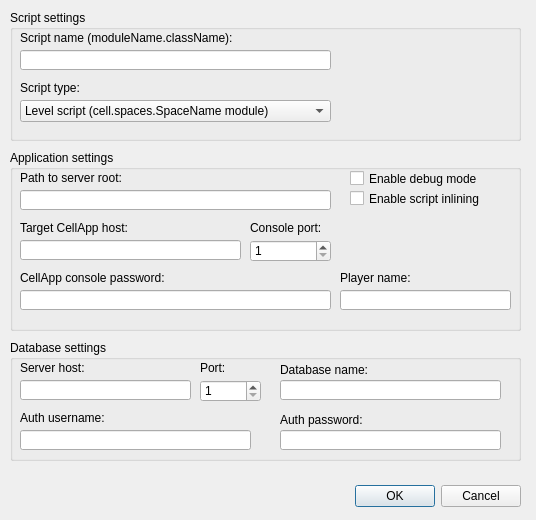
<?xml version="1.0" encoding="UTF-8"?>
<ui version="4.0">
 <class>ConfigurationDialog</class>
 <widget class="QDialog" name="ConfigurationDialog">
  <property name="windowModality">
   <enum>Qt::ApplicationModal</enum>
  </property>
  <property name="geometry">
   <rect>
    <x>0</x>
    <y>0</y>
    <width>536</width>
    <height>520</height>
   </rect>
  </property>
  <property name="windowTitle">
   <string>Settings</string>
  </property>
  <property name="modal">
   <bool>true</bool>
  </property>
  <widget class="QDialogButtonBox" name="buttonBox">
   <property name="geometry">
    <rect>
     <x>180</x>
     <y>480</y>
     <width>341</width>
     <height>32</height>
    </rect>
   </property>
   <property name="orientation">
    <enum>Qt::Horizontal</enum>
   </property>
   <property name="standardButtons">
    <set>QDialogButtonBox::Cancel|QDialogButtonBox::Ok</set>
   </property>
  </widget>
  <widget class="QGroupBox" name="groupBox">
   <property name="geometry">
    <rect>
     <x>10</x>
     <y>150</y>
     <width>511</width>
     <height>181</height>
    </rect>
   </property>
   <property name="title">
    <string>Application settings</string>
   </property>
   <widget class="QSpinBox" name="serverPort">
    <property name="geometry">
     <rect>
      <x>240</x>
      <y>90</y>
      <width>81</width>
      <height>22</height>
     </rect>
    </property>
    <property name="minimum">
     <number>1</number>
    </property>
    <property name="maximum">
     <number>65535</number>
    </property>
   </widget>
   <widget class="QLabel" name="label_2">
    <property name="geometry">
     <rect>
      <x>10</x>
      <y>70</y>
      <width>221</width>
      <height>16</height>
     </rect>
    </property>
    <property name="text">
     <string>Target CellApp host:</string>
    </property>
   </widget>
   <widget class="QLabel" name="label_3">
    <property name="geometry">
     <rect>
      <x>240</x>
      <y>70</y>
      <width>101</width>
      <height>16</height>
     </rect>
    </property>
    <property name="text">
     <string>Console port:</string>
    </property>
   </widget>
   <widget class="QLabel" name="label">
    <property name="geometry">
     <rect>
      <x>10</x>
      <y>20</y>
      <width>311</width>
      <height>16</height>
     </rect>
    </property>
    <property name="text">
     <string>Path to server root:</string>
    </property>
   </widget>
   <widget class="QLabel" name="label_4">
    <property name="geometry">
     <rect>
      <x>10</x>
      <y>120</y>
      <width>311</width>
      <height>16</height>
     </rect>
    </property>
    <property name="text">
     <string>CellApp console password:</string>
    </property>
   </widget>
   <widget class="QLineEdit" name="serverRoot">
    <property name="geometry">
     <rect>
      <x>10</x>
      <y>40</y>
      <width>311</width>
      <height>20</height>
     </rect>
    </property>
   </widget>
   <widget class="QLineEdit" name="serverPassword">
    <property name="geometry">
     <rect>
      <x>10</x>
      <y>140</y>
      <width>311</width>
      <height>20</height>
     </rect>
    </property>
    <property name="echoMode">
     <enum>QLineEdit::Password</enum>
    </property>
   </widget>
   <widget class="QLineEdit" name="serverHost">
    <property name="geometry">
     <rect>
      <x>10</x>
      <y>90</y>
      <width>221</width>
      <height>20</height>
     </rect>
    </property>
   </widget>
   <widget class="QCheckBox" name="enableDebugMode">
    <property name="geometry">
     <rect>
      <x>340</x>
      <y>20</y>
      <width>161</width>
      <height>17</height>
     </rect>
    </property>
    <property name="text">
     <string>Enable debug mode</string>
    </property>
   </widget>
   <widget class="QCheckBox" name="enableInlining">
    <property name="geometry">
     <rect>
      <x>340</x>
      <y>40</y>
      <width>161</width>
      <height>17</height>
     </rect>
    </property>
    <property name="text">
     <string>Enable script inlining</string>
    </property>
   </widget>
   <widget class="QLabel" name="label_6">
    <property name="geometry">
     <rect>
      <x>330</x>
      <y>120</y>
      <width>311</width>
      <height>16</height>
     </rect>
    </property>
    <property name="text">
     <string>Player name:</string>
    </property>
   </widget>
   <widget class="QLineEdit" name="playerName">
    <property name="geometry">
     <rect>
      <x>330</x>
      <y>140</y>
      <width>171</width>
      <height>20</height>
     </rect>
    </property>
    <property name="echoMode">
     <enum>QLineEdit::Normal</enum>
    </property>
   </widget>
  </widget>
  <widget class="QGroupBox" name="groupBox_2">
   <property name="geometry">
    <rect>
     <x>10</x>
     <y>10</y>
     <width>511</width>
     <height>131</height>
    </rect>
   </property>
   <property name="title">
    <string>Script settings</string>
   </property>
   <widget class="QLabel" name="label_7">
    <property name="geometry">
     <rect>
      <x>10</x>
      <y>20</y>
      <width>311</width>
      <height>16</height>
     </rect>
    </property>
    <property name="text">
     <string>Script name (moduleName.className):</string>
    </property>
   </widget>
   <widget class="QLineEdit" name="scriptName">
    <property name="geometry">
     <rect>
      <x>10</x>
      <y>40</y>
      <width>311</width>
      <height>20</height>
     </rect>
    </property>
   </widget>
   <widget class="QLabel" name="label_5">
    <property name="geometry">
     <rect>
      <x>10</x>
      <y>70</y>
      <width>311</width>
      <height>16</height>
     </rect>
    </property>
    <property name="text">
     <string>Script type:</string>
    </property>
   </widget>
   <widget class="QComboBox" name="scriptType">
    <property name="geometry">
     <rect>
      <x>10</x>
      <y>90</y>
      <width>311</width>
      <height>22</height>
     </rect>
    </property>
    <item>
     <property name="text">
      <string>Level script (cell.spaces.SpaceName module)</string>
     </property>
    </item>
    <item>
     <property name="text">
      <string>Mission script (cell.missions.ModuleName.ScriptName module)</string>
     </property>
    </item>
    <item>
     <property name="text">
      <string>Effect script (cell.effects.EffectName module)</string>
     </property>
    </item>
   </widget>
  </widget>
  <widget class="QGroupBox" name="groupBox_3">
   <property name="geometry">
    <rect>
     <x>10</x>
     <y>340</y>
     <width>511</width>
     <height>121</height>
    </rect>
   </property>
   <property name="title">
    <string>Database settings</string>
   </property>
   <widget class="QLabel" name="label_8">
    <property name="geometry">
     <rect>
      <x>10</x>
      <y>70</y>
      <width>231</width>
      <height>16</height>
     </rect>
    </property>
    <property name="text">
     <string>Auth username:</string>
    </property>
   </widget>
   <widget class="QLabel" name="label_10">
    <property name="geometry">
     <rect>
      <x>10</x>
      <y>20</y>
      <width>171</width>
      <height>16</height>
     </rect>
    </property>
    <property name="text">
     <string>Server host:</string>
    </property>
   </widget>
   <widget class="QLabel" name="label_11">
    <property name="geometry">
     <rect>
      <x>270</x>
      <y>70</y>
      <width>191</width>
      <height>20</height>
     </rect>
    </property>
    <property name="text">
     <string>Auth password:</string>
    </property>
   </widget>
   <widget class="QLineEdit" name="dbHost">
    <property name="geometry">
     <rect>
      <x>10</x>
      <y>40</y>
      <width>171</width>
      <height>20</height>
     </rect>
    </property>
   </widget>
   <widget class="QLineEdit" name="dbPass">
    <property name="geometry">
     <rect>
      <x>270</x>
      <y>90</y>
      <width>221</width>
      <height>20</height>
     </rect>
    </property>
    <property name="echoMode">
     <enum>QLineEdit::Password</enum>
    </property>
   </widget>
   <widget class="QLineEdit" name="dbUser">
    <property name="geometry">
     <rect>
      <x>10</x>
      <y>90</y>
      <width>231</width>
      <height>20</height>
     </rect>
    </property>
   </widget>
   <widget class="QLabel" name="label_12">
    <property name="geometry">
     <rect>
      <x>270</x>
      <y>20</y>
      <width>201</width>
      <height>20</height>
     </rect>
    </property>
    <property name="text">
     <string>Database name:</string>
    </property>
   </widget>
   <widget class="QLineEdit" name="dbName">
    <property name="geometry">
     <rect>
      <x>270</x>
      <y>40</y>
      <width>221</width>
      <height>20</height>
     </rect>
    </property>
    <property name="echoMode">
     <enum>QLineEdit::Normal</enum>
    </property>
   </widget>
   <widget class="QSpinBox" name="dbPort">
    <property name="geometry">
     <rect>
      <x>190</x>
      <y>40</y>
      <width>61</width>
      <height>22</height>
     </rect>
    </property>
    <property name="minimum">
     <number>1</number>
    </property>
    <property name="maximum">
     <number>65535</number>
    </property>
   </widget>
   <widget class="QLabel" name="label_13">
    <property name="geometry">
     <rect>
      <x>190</x>
      <y>20</y>
      <width>61</width>
      <height>16</height>
     </rect>
    </property>
    <property name="text">
     <string>Port:</string>
    </property>
   </widget>
  </widget>
  <widget class="QLabel" name="versionLabel">
   <property name="geometry">
    <rect>
     <x>10</x>
     <y>490</y>
     <width>341</width>
     <height>16</height>
    </rect>
   </property>
   <property name="text">
    <string/>
   </property>
  </widget>
 </widget>
 <resources/>
 <connections>
  <connection>
   <sender>buttonBox</sender>
   <signal>accepted()</signal>
   <receiver>ConfigurationDialog</receiver>
   <slot>accept()</slot>
   <hints>
    <hint type="sourcelabel">
     <x>248</x>
     <y>254</y>
    </hint>
    <hint type="destinationlabel">
     <x>157</x>
     <y>274</y>
    </hint>
   </hints>
  </connection>
  <connection>
   <sender>buttonBox</sender>
   <signal>rejected()</signal>
   <receiver>ConfigurationDialog</receiver>
   <slot>reject()</slot>
   <hints>
    <hint type="sourcelabel">
     <x>316</x>
     <y>260</y>
    </hint>
    <hint type="destinationlabel">
     <x>286</x>
     <y>274</y>
    </hint>
   </hints>
  </connection>
 </connections>
</ui>
